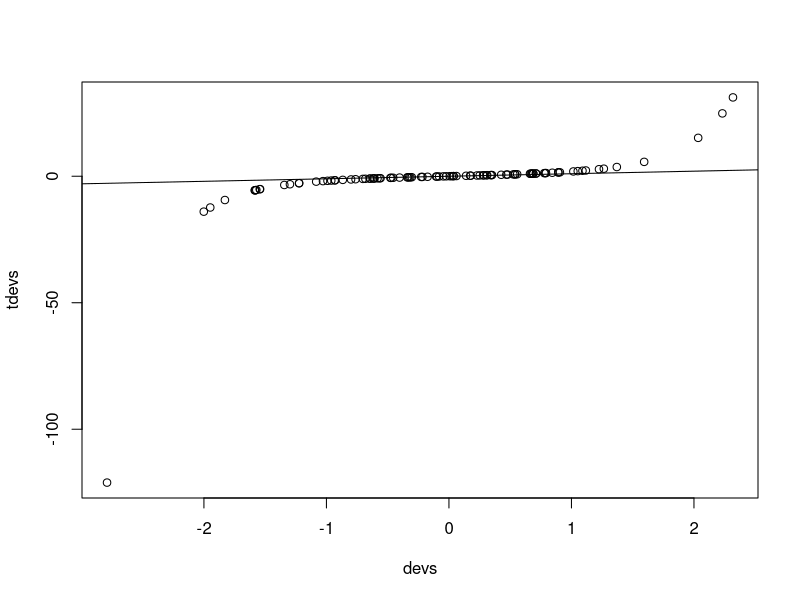
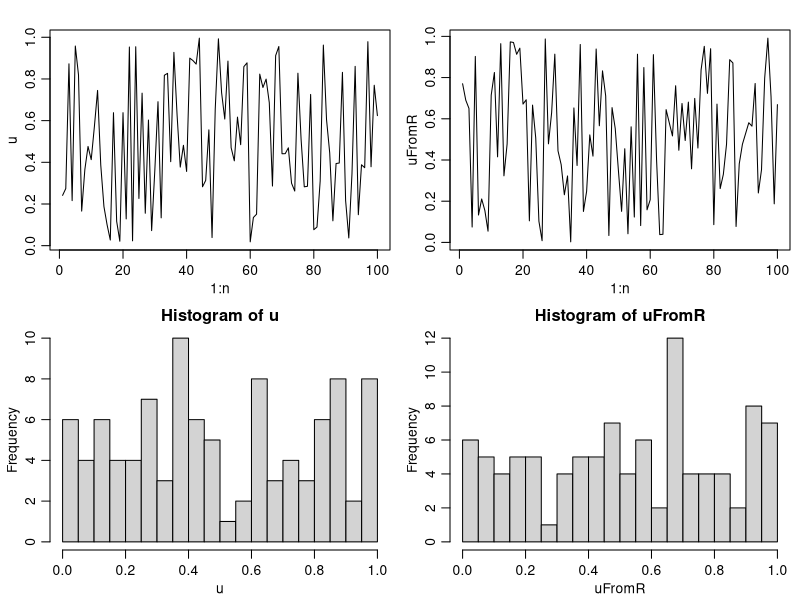

These figures' R source, in order:
## ---- chunk 1
devs <- rnorm(100)
tdevs <- qt(pnorm(devs), df = 1)
plot(devs, tdevs)
abline(0,1)
## ---- chunk 2
thetaLevels <- c("low", "med", "hi")
n <- c(10, 100, 1000)
tVsNorm <- c("t", "norm")
levels <- expand.grid(thetaLevels, tVsNorm, n)
## example of replicate() -- generate m sets correlated normals
set.seed(1)
genFun <- function(n, theta = 1){
	u <- rnorm(n)
	x <- runif(n)
	Cov <- exp(-fields::rdist(x)/theta)
	U <- chol(Cov)
	return(cbind(x,crossprod(U, u)))
}
m <- 20
simData <- replicate(m, genFun(100, 1))
dim(simData) # 100 observations by {x, y} values by 20 replicates
## ---- chunk 3
n <- 100
a <- 171
m <- 30269
u <- rep(NA, n) 
u[1] <- 7306 
for(i in 2:n)
  u[i] <- (a * u[i-1]) %% m 
u <- u/m
uFromR <- runif(n) 
par(mfrow = c(2,2), mgp = c(1.8, 0.7, 0), mai = c(.5,.5,.3,.1)) 
plot(1:n, u, type = 'l') 
plot(1:n, uFromR, type = 'l') 
hist(u, nclass = 25) 
hist(uFromR, nclass = 25)
## ---- chunk 4
RNGkind("Wichmann-Hill")
set.seed(1)
saveSeed <- .Random.seed
uFromR <- runif(10)
a <- c(171, 172, 170)
m <- c(30269, 30307, 30323)
xyz <- matrix(NA, nr = 10, nc = 3)
xyz[1, ] <- (a * saveSeed[2:4]) %% m
for( i in 2:10)
	xyz[i, ] <- (a * xyz[i-1, ]) %% m
for(i in 1:10)
	print(c(uFromR[i],sum(xyz[i, ]/m)%%1))
## we should be able to recover the current value of the seed
xyz[10, ]
.Random.seed[2:4]
## ---- chunk 5
set.seed(1)
rnorm(10)
set.seed(1)
rnorm(10)
## ---- chunk 6
set.seed(1)
rnorm(5)
savedSeed <- .Random.seed
rnorm(5)
tmp <- sample(1:50, 2000, replace = TRUE)
.Random.seed <- savedSeed
rnorm(5)
## ---- chunk 7
f <- function(args) {
  oldseed <- .Random.seed
  ## other code 
  .Random.seed <<- oldseed # note global assignment!
}
